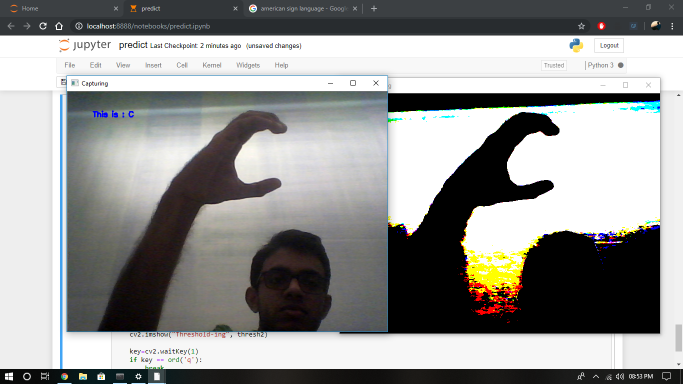
#> input picture Testings/C_boi.png, 1366 x 768 px, given in place of eVid.mp4, which was not available (shown at 1/2 size)
$ jupyter execute --allow-errors predictISL.ipynb   (shell and % lines are left out)   (older library calls are emulated)
#> lines starting #> are read from the running program, lines starting #| are printed output that depends on the picture; after the words box and inside, x2 and y2 are one past the last pixel; in counts of white or black regions, pixels touching at a corner belong together; pictures that were not available may be replaced by others from this repository, and a replacement may not be noted
#> further down, frame is the input picture: shape (768, 1366, 3); mean B, G, R 148.1, 149.6, 149.2
#> `im = im.resize((200,200))`:
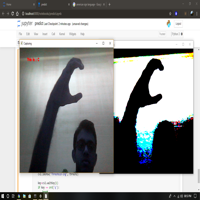
#> im: PIL image 200x200 RGB; mean R, G, B 148, 149.5, 149.1
[cell 1]
# Imports

import os

import tensorflow as tf
import keras_preprocessing

from tensorflow.keras import layers
from tensorflow.keras import Model
#from tensorflow.keras.applications.inception_v3 import InceptionV3

[cell 2]
# Get create a pre trained model with previous weights

local_weights_file = 'islFullWords21Aug.h5'

#> (the rest of this cell did not finish here and is left out)

[cell 3]
# Imports for working on images

import numpy as np
#from google.colab import files
from keras.preprocessing import image
import cv2
from PIL import Image

[cell 4]
# Testing images using Keras Pre Processor
'''
import numpy as np
#from google.colab import files
from keras.preprocessing import image

#uploaded = files.upload()
#for fn in uploaded.keys():

# predicting images
path = 'A_test.jpg'
img = image.load_img(path, target_size=(200, 200))
x = image.img_to_array(img)
x = np.expand_dims(x, axis=0)

images = np.vstack([x])
classes = pre_trained_model.predict(images, batch_size=10)
print(path)
#print(classes)
prediction = classes.tolist()
print(prediction)
pos = prediction.index(max(prediction))
'''

[cell 5]
# Taking image input using OpenCV

import matplotlib.pyplot as plt

testimg = cv2.imread('D_test.jpg')

_,thresh1 = cv2.threshold(testimg,127,255,cv2.THRESH_BINARY)
#> (the rest of this cell did not finish here and is left out)

[cell 6]
'''
# Working on the test image


import matplotlib.pyplot as plt
import matplotlib.image as mpimg

font = cv2.FONT_HERSHEY_SIMPLEX
cv2.putText(testimg,"This is D",(50,50),font,0.5,(255,0,0),2)

cv2.imshow("testImg", testimg)

plt.imshow(im)
plt.show()

cv2.waitKey(0)
cv2.destroyAllWindows()
'''

[cell 7]
# Display convolution and max pooling stages of a given image

import matplotlib.pyplot as plt
import numpy as np
import random
from   tensorflow.keras.preprocessing.image import img_to_array, load_img

#> (the rest of this cell did not finish here and is left out)

[cell 8]
# Working on static video feed

video = cv2.VideoCapture('testVideos/eVid.mp4')

#> (the rest of this cell did not finish here and is left out)

[cell 9]
# Real time video feed

video = cv2.VideoCapture(0)

#> (the rest of this cell did not finish here and is left out)

[cell 10]
# Extract hand images

[cell 11]
# organize imports
import cv2
import imutils
import numpy as np

# global variables
bg = None

[cell 12]
#-------------------------------------------------------------------------------
# Function - To find the running average over the background
#-------------------------------------------------------------------------------
def run_avg(image, aWeight):
    global bg
    # initialize the background
    if bg is None:
        bg = image.copy().astype("float")
        return

    # compute weighted average, accumulate it and update the background
    cv2.accumulateWeighted(image, bg, aWeight)

[cell 13]
#-------------------------------------------------------------------------------
# Function - To segment the region of hand in the image
#-------------------------------------------------------------------------------
def segment(image, threshold=25):
    global bg
    # find the absolute difference between background and current frame
    diff = cv2.absdiff(bg.astype("uint8"), image)

    # threshold the diff image so that we get the foreground
    thresholded = cv2.threshold(diff,
                                threshold,
                                255,
                                cv2.THRESH_BINARY)[1]

    # get the contours in the thresholded image
    (_, cnts, _) = cv2.findContours(thresholded.copy(),
                                    cv2.RETR_EXTERNAL,
                                    cv2.CHAIN_APPROX_SIMPLE)

    # return None, if no contours detected
    if len(cnts) == 0:
        return
    else:
        # based on contour area, get the maximum contour which is the hand
        segmented = max(cnts, key=cv2.contourArea)
        return (thresholded, segmented)

[cell 14]
# initialize weight for running average
aWeight = 0.5

# get the reference to the webcam
camera = cv2.VideoCapture('testVideos/eVid.mp4')

# region of interest(ROI) coordinates
top, right, bottom, left = 10, 350, 225, 590

# initialize num of frames
num_frames = 0

# keep looping, until interrupted
while (True): #get the current frame

    (grabbed, frame) = camera.read()

    # resize the frame
    frame = imutils.resize(frame, width = 700)
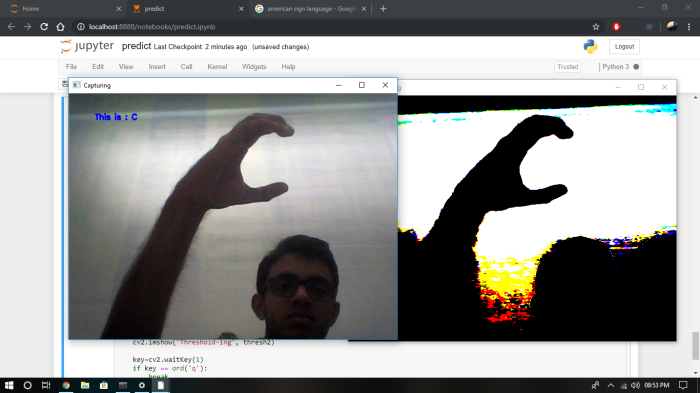
#> frame: shape (393, 700, 3); mean B, G, R 148.1, 149.6, 149.2

    # flip the frame so that it is not the mirror view
    frame = cv2.flip(frame, 1)
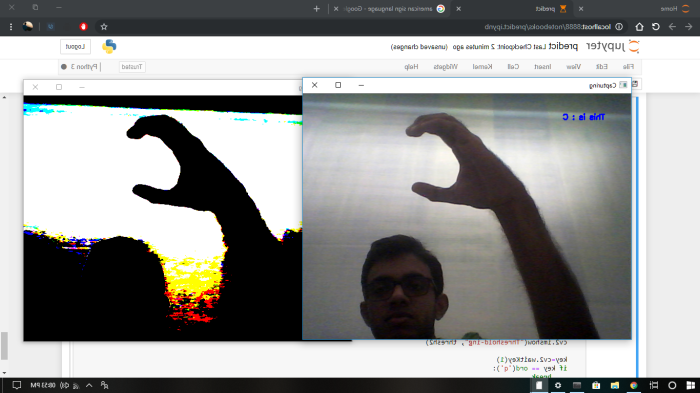
#> frame: shape (393, 700, 3); mean B, G, R 148.1, 149.6, 149.2

    # clone the frame
    clone = frame.copy()

    # get the height and width of the frame

    (height, width) = frame.shape[: 2]
#> height = 393; width = 700

    # get the ROI
    roi = frame[top: bottom, right: left]
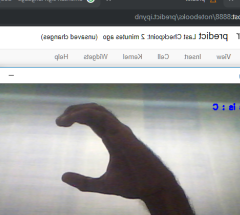
#> roi: shape (215, 240, 3); mean B, G, R 164.4, 164.8, 164.3

    # convert the roi to grayscale and blur it
    gray = cv2.cvtColor(roi, cv2.COLOR_BGR2GRAY)
    gray = cv2.GaussianBlur(gray, (7, 7), 0)
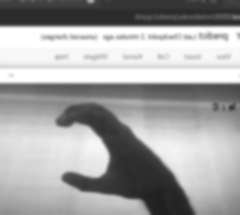
#> gray: shape (215, 240); min 32, max 255, mean 164.6

    # to get the background, keep looking till a threshold is reached# so that our running average model gets calibrated
    if num_frames < 30:
        run_avg(gray, aWeight)
    else :#segment the hand region
        hand = segment(gray)

    # check whether hand region is segmented
        if hand is not None: #if yes, unpack the thresholded image and# segmented region
            (thresholded, segmented) = hand

            # draw the segmented region and display the frame
            cv2.drawContours(clone, [segmented + (right, top)], -1, (0, 0, 255))
            cv2.imshow("Thesholded", thresholded)

    # draw the segmented hand
    cv2.rectangle(clone, (left, top), (right, bottom), (0, 255, 0), 2)
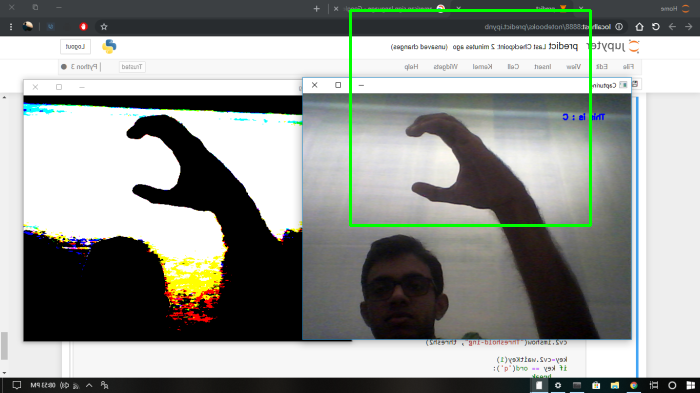
#> clone: shape (393, 700, 3); 0.99% of pixels changed, all inside (x1, y1, x2, y2) = (349, 9, 592, 227)

    # increment the number of frames
    num_frames += 1

    # display the frame with segmented hand
    cv2.imshow("Video Feed", clone)

    # observe the keypress by the user
    keypress = cv2.waitKey(1) & 0xFF
#> (key q is pressed here)

    # if the user pressed "q", then stop looping
    if keypress == ord("q"):
        break

# free up memory
camera.release()
cv2.destroyAllWindows()

$ run again, on Testings/D_boi.png
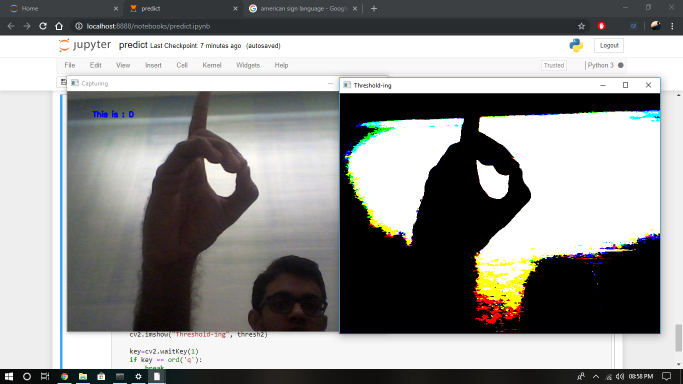
#> input picture Testings/D_boi.png, 1366 x 768 px, given in place of eVid.mp4, which was not available (shown at 1/2 size)
#> frame is the input picture: shape (768, 1366, 3); mean B, G, R 143.4, 144.9, 144.7
#> `gray = cv2.GaussianBlur(gray, (7, 7), 0)`:
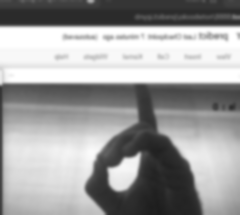
#> gray: shape (215, 240); min 28, max 255, mean 158.3
#> `cv2.rectangle(clone, (left, top), (right, bottom), (0, 255, 0), 2)`:
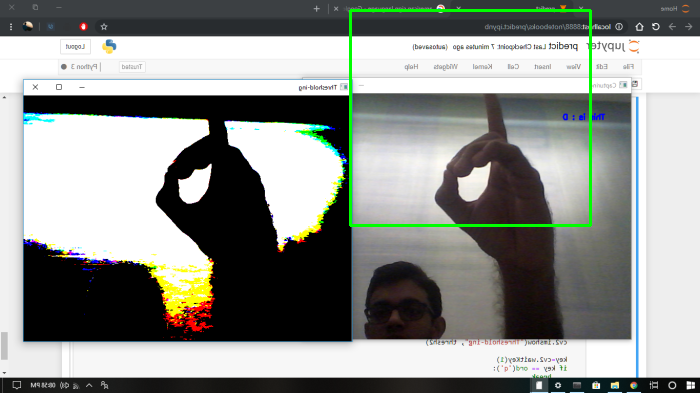
#> clone: shape (393, 700, 3); mean B, G, R 142.3, 146.4, 143.6

$ run again, on Testings/E_boi.png
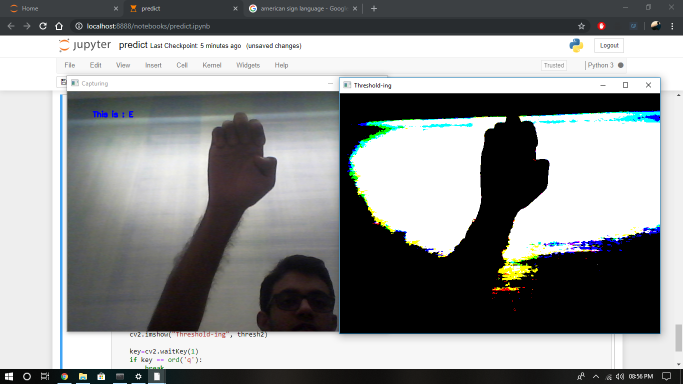
#> input picture Testings/E_boi.png, 1366 x 768 px, given in place of eVid.mp4, which was not available (shown at 1/2 size)
#> frame is the input picture: shape (768, 1366, 3); mean B, G, R 144.5, 144.5, 142.6
#> `gray = cv2.GaussianBlur(gray, (7, 7), 0)`:
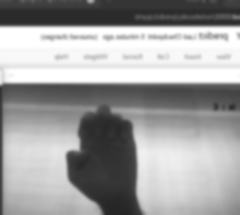
#> gray: shape (215, 240); min 37, max 255, mean 159.8
#> `cv2.rectangle(clone, (left, top), (right, bottom), (0, 255, 0), 2)`:
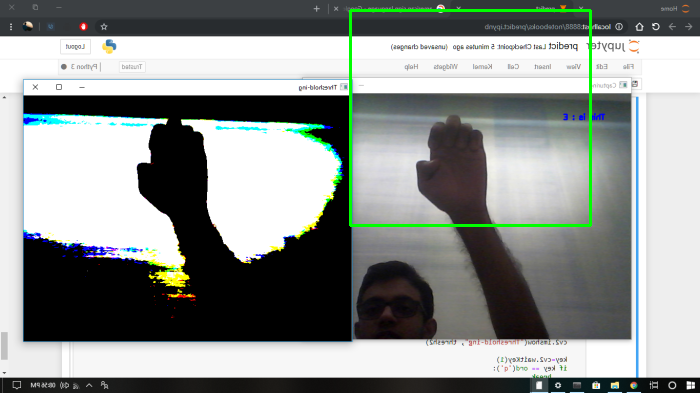
#> clone: shape (393, 700, 3); mean B, G, R 143.3, 145.9, 141.5

$ run again, on Testings/F_boi.png
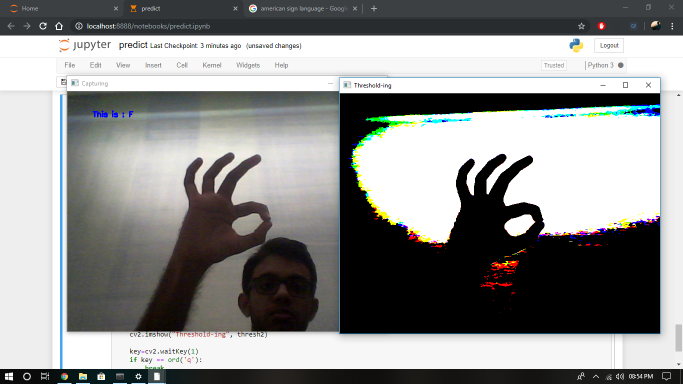
#> input picture Testings/F_boi.png, 1366 x 768 px, given in place of eVid.mp4, which was not available (shown at 1/2 size)
#> frame is the input picture: shape (768, 1366, 3); mean B, G, R 142.9, 143.8, 143.1
#> `gray = cv2.GaussianBlur(gray, (7, 7), 0)`:
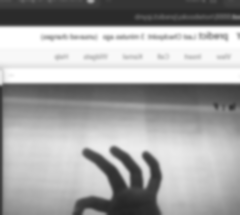
#> gray: shape (215, 240); min 35, max 255, mean 167.4
#> `cv2.rectangle(clone, (left, top), (right, bottom), (0, 255, 0), 2)`:
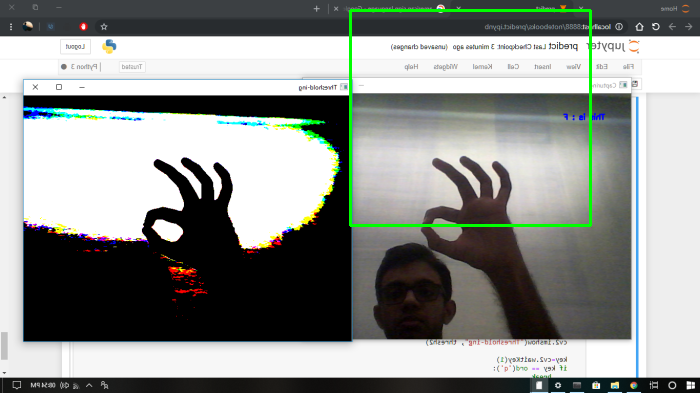
#> clone: shape (393, 700, 3); mean B, G, R 141.8, 145.2, 142.1
